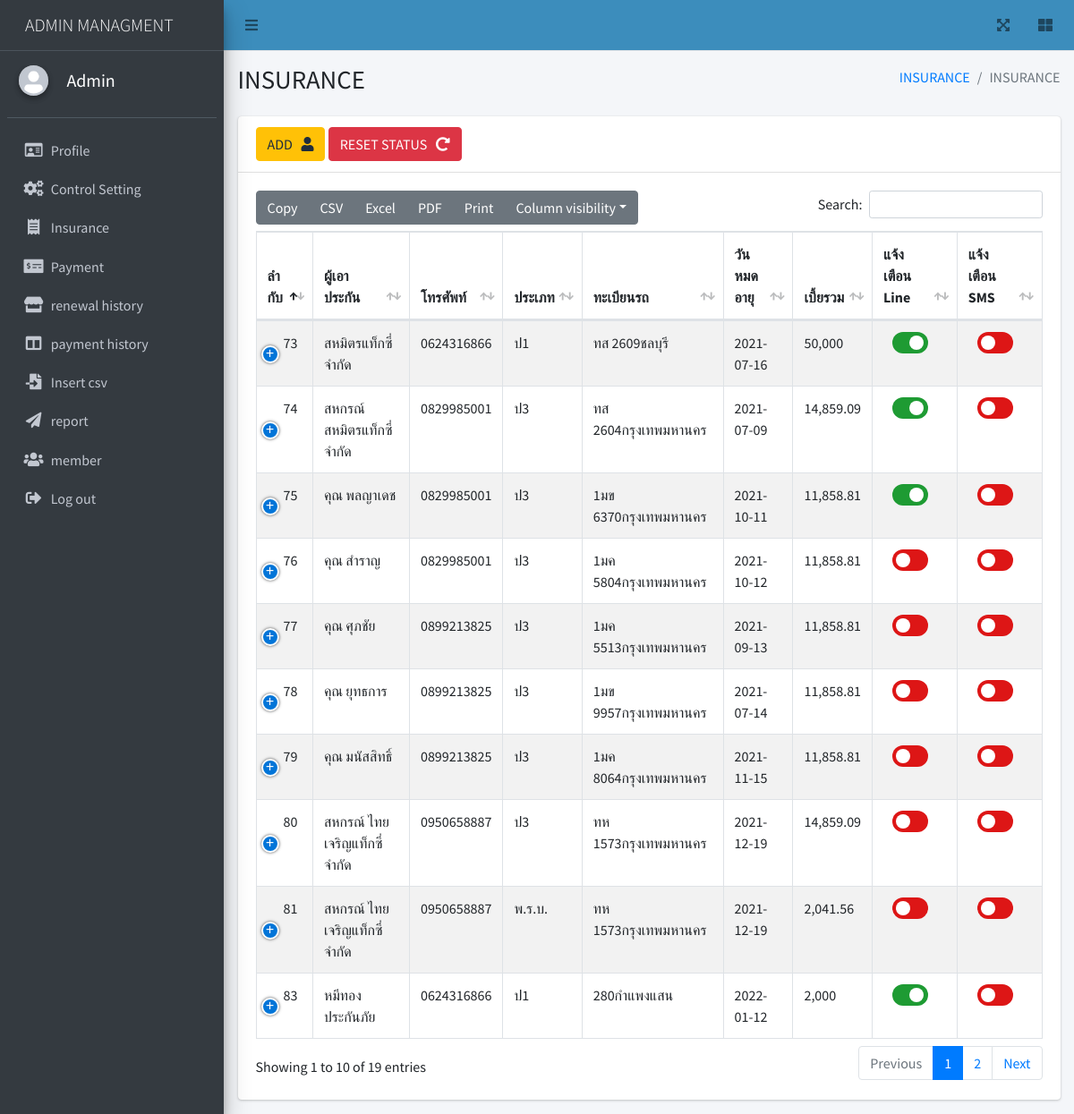
Page /page/insurance_data.php (signed in) on the committed database.
### tables this page shows
CREATE TABLE `users_info` (
  `id` int(11) NOT NULL,
  `username` varchar(200) NOT NULL,
  `password` varchar(200) NOT NULL,
  `tel` varchar(20) NOT NULL,
  `address` varchar(255) NOT NULL,
  `level` varchar(200) NOT NULL,
  `img` varchar(255) NOT NULL DEFAULT 'user.png',
  `name` varchar(200) NOT NULL,
  `user_id` varchar(255) DEFAULT NULL,
  `access_token` varchar(255) NOT NULL,
  `email` varchar(255) DEFAULT NULL,
  `status` varchar(255) NOT NULL,
  `sub_status` varchar(255) NOT NULL
);

CREATE TABLE `user_role` (
  `id` int(11) NOT NULL,
  `page` varchar(200) NOT NULL,
  `role` varchar(255) NOT NULL,
  `link` varchar(255) NOT NULL,
  `icon` varchar(255) NOT NULL
);

CREATE TABLE `data_insurance` (
  `id` int(10) NOT NULL,
  `insurance` varchar(255) NOT NULL,
  `phone` varchar(255) NOT NULL,
  `type` varchar(255) NOT NULL,
  `car_license` varchar(255) NOT NULL,
  `exp` date NOT NULL,
  `interest` varchar(255) NOT NULL,
  `status` varchar(255) NOT NULL,
  `date_send` date NOT NULL DEFAULT current_timestamp(),
  `time_send` time NOT NULL,
  `status_sms` varchar(255) NOT NULL,
  `note` varchar(255) NOT NULL DEFAULT '-'
);

### page/insurance_data.php (the view, shortened to what this page needs)
<?php
require_once('../dbconnect.php');
$id = $_SESSION['id'];
$sql = "SELECT * FROM users_info WHERE id= $id ";
$result = mysqli_query($con, $sql);
$row = mysqli_fetch_assoc($result);
$sqlp = "SELECT * FROM user_role  ";
$resultp = mysqli_query($con, $sqlp);
?>
<!DOCTYPE html>
<html lang="en">
<head>
    <link rel="stylesheet" href="https://cdnjs.cloudflare.com/ajax/libs/font-awesome/5.15.3/css/all.min.css" />
    <link rel="stylesheet" href="../css/adminlte.min.css">
    <link rel="stylesheet" href="../css/dataTables.bootstrap4.min.css">
    <link rel="stylesheet" href="../css/responsive.bootstrap4.min.css">
    <link rel="stylesheet" href="../css/buttons.bootstrap4.min.css">
    <link rel="stylesheet" href="../css/switch_insurance.css">
</head>
<body class="hold-transition sidebar-mini">
        <?php require('admin_nav.php') ?>
        <div class="content-wrapper">
            <section class="content-header">
                <div class="container-fluid">
                    <div class="row mb-2">
                        <div class="col-sm-6">
                            <h1 style="text-transform: uppercase">insurance</h1>
                        </div>
                        <div class="col-sm-6">
                            <ol class="breadcrumb float-sm-right">
                                <li class="breadcrumb-item"><a href="order.php" style="text-transform: uppercase">insurance</a></li>
                                <li class="breadcrumb-item active" style="text-transform: uppercase">insurance</li>
                            </ol>
                        </div>
                    </div>
                </div>
            </section>
            <?php
            $sql = "SELECT * FROM data_insurance ";
            $result = mysqli_query($con, $sql);
            ?>
            <section class="content">
                <div class="container-fluid ">
                    <div class="row">
                        <div class="col-12">
                            <div class="card">
                                <div class="card-header">
                                    <a href="insurance_insert_form.php" class="btn btn-warning ">ADD &nbsp; <i class="fas fa-user"></i></a>
                                    <a href="../backend/reset_status_insu.php" class="btn btn-danger " onclick="return confirm('Are you sure to reset ?')">RESET STATUS &nbsp; <i class="fas fa-redo-alt"></i></a>
                                </div>
                                <div class="card-body">
                                    <table id="example1" class="table table-bordered table-striped">
                                        <thead>
                                            <tr>
                                                <th>ลำกับ</th>
                                                <th>ผู้เอาประกัน</th>
                                                <th>โทรศัพท์</th>
                                                <th>ประเภท</th>
                                                <th>ทะเบียนรถ</th>
                                                <th>วันหมดอายุ</th>
                                                <th>เบี้ยรวม</th>
                                                <th>แจ้งเตือน Line</th>
                                                <th>แจ้งเตือน SMS</th>
                                            </tr>
                                        </thead>
                                        <tbody>
                                            <?php while ($row = mysqli_fetch_array($result)) { ?>
                                                <tr>
                                                    <td><?php echo $row['id']; ?></td>
                                                    <td><?php echo $row['insurance']; ?></td>
                                                    <td><?php echo $row['phone']; ?></td>
                                                    <td><?php echo $row['type']; ?></td>
                                                    <td><?php echo $row['car_license']; ?></td>
                                                    <td><?php echo $row['exp']; ?></td>
                                                    <td><?php echo $row['interest']; ?></td>
                                                    <td>
                                                        <label class="switch">
                                                            <div class="slider round"> </div>
                                                        </label>
                                                    </td>
                                                    <td>
                                                        <label class="switch">
                                                            <div class="slider round"> </div>
                                                        </label>
                                                    </td>
                                                </tr>
                                            <?php  } ?>
                                        </tbody>
                                    </table>
                                </div>
                            </div>
                        </div>
                    </div>
</body>
</html>

### page/admin_nav.php (shortened to what this page needs)
<div class="wrapper">
<nav class="main-header navbar navbar-expand navbar-lightblue navbar-light">
    <ul class="navbar-nav">
        <li class="nav-item">
            <a class="nav-link" data-widget="pushmenu" href="#" role="button"><i class="fas fa-bars"></i></a>
        </li>
    </ul>
    <ul class="navbar-nav ml-auto">
        <li class="nav-item">
            <a class="nav-link" data-widget="fullscreen" href="#" role="button">
                <i class="fas fa-expand-arrows-alt"></i>
            </a>
        </li>
        <li class="nav-item">
            <a class="nav-link" data-widget="control-sidebar" data-slide="true" href="#" role="button">
                <i class="fas fa-th-large"></i>
            </a>
        </li>
    </ul>
</nav>
<aside class="main-sidebar sidebar-dark-primary elevation-4">
    <a href="index.php" class="brand-link">
        <span class="brand-text font-weight-light" style="margin-left: 20px; text-transform: uppercase;"><?php echo $row['level']; ?> Managment</span>
    </a>
    <div class="sidebar">
        <div class="user-panel mt-3 pb-3 mb-3 d-flex">
            <div class="image">
                <img src="../img/<?php echo $row['img']; ?>" class="img-circle elevation-2" alt="User Image">
            </div>
            <div class="info">
                <h5 style="color:white; margin-left: 10px;"><?php echo $row['name']; ?></h5>
            </div>
        </div>
        <nav class="mt-2">
            <ul class="nav nav-pills nav-sidebar flex-column" data-widget="treeview" role="menu" data-accordion="false">
                <?php
                while ($rowp = mysqli_fetch_assoc($resultp)) {
                    $idp = $rowp['id'];
                    if ($_SESSION['level'] == 'admin') {
                        $role = explode(",", $rowp['role']);
                        $result_array = array_search("admin$idp", $role);
                        if ($result_array !== false) {
                            echo " <li class='nav-item'><a href='$rowp[link]' class='nav-link '>
        <i class='$rowp[icon]'></i>
        <p>
        $rowp[page]
        </p>
        </a>
      </li> ";
                        }
                    }
                }
                ?>
                <li class="nav-item">
                    <a href="logout.php" class="nav-link">
                        <i class="nav-icon fas fa-sign-out-alt"></i>
                        <p>
                            Log out
                        </p>
                    </a>
                </li>
            </ul>
        </nav>
    </div>
</aside>

### css/switch_insurance.css (style rules this page uses)
.switch { position: relative; display: inline-block; width: 40px; height: 24px; margin: 0 10px; }
.slider { position: absolute; cursor: pointer; top: 0; left: 0; right: 0; bottom: 0; background-color: rgb(221, 22, 22); -webkit-transition: .4s; transition: .4s; }
.slider:before { position: absolute; content: ""; height: 16px; width: 16px; left: 4px; bottom: 4px; background-color: white; -webkit-transition: .4s; transition: .4s; }
input:checked + .slider { background-color: #1e9b33; }
input:checked + .slider:before { -webkit-transform: translateX(15px); -ms-transform: translateX(15px); transform: translateX(15px); }
.slider.round { border-radius: 34px; }
.slider.round:before { border-radius: 50%; }

### rows in the picture
users_info: level "ADMIN", img (placeholder picture), name "Admin"
user_role: page "Profile"
user_role: page "Control Setting"
user_role: page "Insurance"
user_role: page "Payment"
user_role: page "renewal history"
user_role: page "payment history"
user_role: page "Insert csv"
user_role: page "report"
user_role: page "member"
data_insurance: id "73", insurance "สหมิตรแท็กซี่ จำกัด", phone "0624316866", type "ป1", car_license "ทส 2609ชลบุรี", exp "2021-07-16", interest "50,000"
data_insurance: id "74", insurance "สหกรณ์ สหมิตรแท็กซี่ จำกัด", phone "0829985001", type "ป3", car_license "ทส 2604กรุงเทพมหานคร", exp "2021-07-09", interest "14,859.09"
data_insurance: id "75", insurance "คุณ พลญาเดช", phone "0829985001", type "ป3", car_license "1มข 6370กรุงเทพมหานคร", exp "2021-10-11", interest "11,858.81"
data_insurance: id "76", insurance "คุณ สำราญ", phone "0829985001", type "ป3", car_license "1มค 5804กรุงเทพมหานคร", exp "2021-10-12", interest "11,858.81"
data_insurance: id "77", insurance "คุณ ศุภชัย", phone "0899213825", type "ป3", car_license "1มค 5513กรุงเทพมหานคร", exp "2021-09-13", interest "11,858.81"
data_insurance: id "78", insurance "คุณ ยุทธการ", phone "0899213825", type "ป3", car_license "1มข 9957กรุงเทพมหานคร", exp "2021-07-14", interest "11,858.81"
data_insurance: id "79", insurance "คุณ มนัสสิทธิ์", phone "0899213825", type "ป3", car_license "1มค 8064กรุงเทพมหานคร", exp "2021-11-15", interest "11,858.81"
data_insurance: id "80", insurance "สหกรณ์ ไทยเจริญแท็กซี่ จำกัด", phone "0950658887", type "ป3", car_license "ทห 1573กรุงเทพมหานคร", exp "2021-12-19", interest "14,859.09"
data_insurance: id "81", insurance "สหกรณ์ ไทยเจริญแท็กซี่ จำกัด", phone "0950658887", type "พ.ร.บ.", car_license "ทห 1573กรุงเทพมหานคร", exp "2021-12-19", interest "2,041.56"
data_insurance: id "83", insurance "หมีทอง ประกันภัย", phone "0624316866", type "ป1", car_license "280กำแพงแสน", exp "2022-01-12", interest "2,000"
